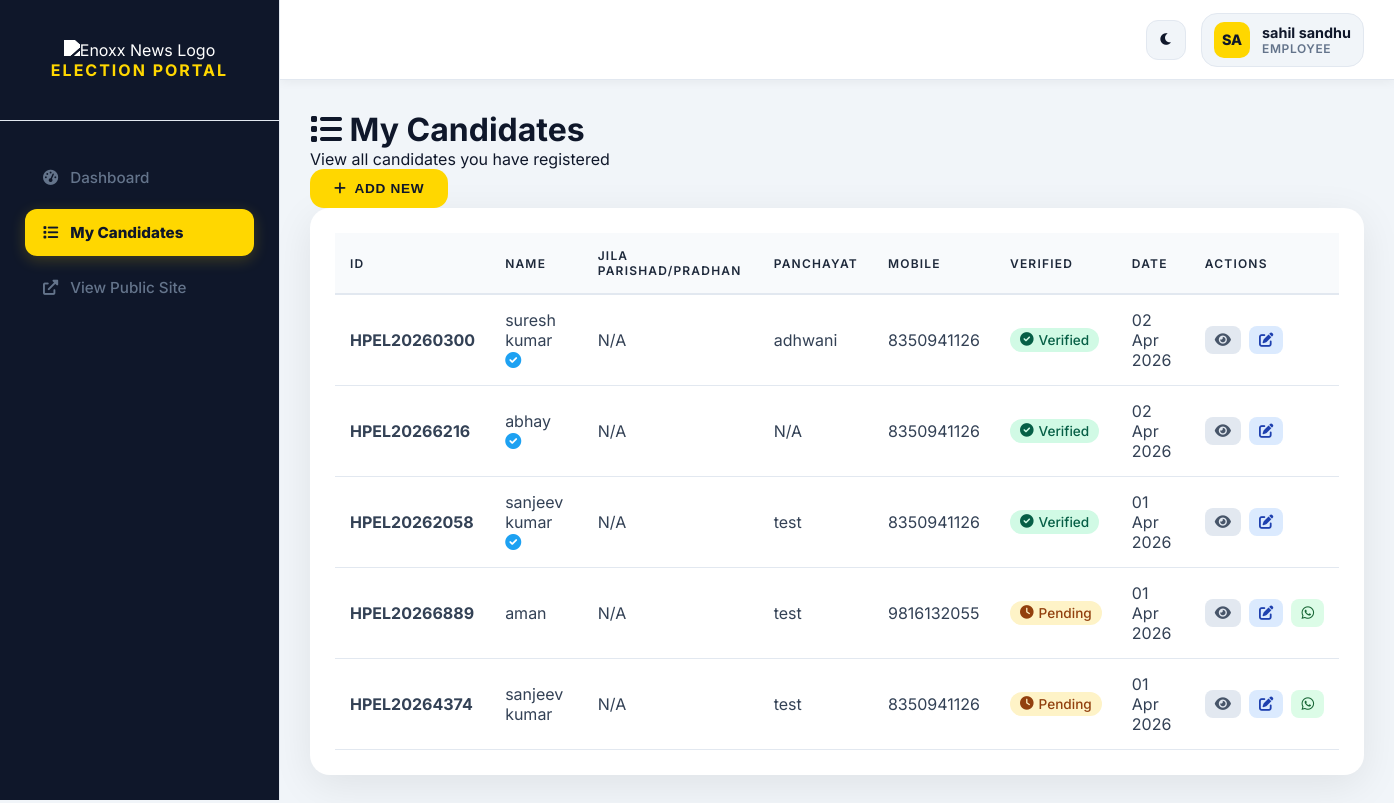
Page /admin/candidates_list.php (signed in) on the committed database.
### tables this page shows
CREATE TABLE `candidates` (
  `id` int(11) NOT NULL,
  `candidate_unique_id` varchar(50) DEFAULT NULL,
  `candidate_id` varchar(50) NOT NULL,
  `district_id` int(11) NOT NULL,
  `representative_type_id` int(11) DEFAULT NULL,
  `jila_parishad_pradhan` enum('jila_parishad','pradhan') DEFAULT NULL,
  `jila_parishad_id` int(11) DEFAULT NULL,
  `block_id` int(11) DEFAULT NULL,
  `panchayat_id` int(11) DEFAULT NULL,
  `bdc_constituency_id` int(11) DEFAULT NULL,
  `zila_parishad_constituency_id` int(11) DEFAULT NULL,
  `village` varchar(100) NOT NULL,
  `village_hi` varchar(100) DEFAULT NULL,
  `candidate_name_hi` varchar(100) NOT NULL,
  `candidate_name_en` varchar(100) NOT NULL,
  `relation_type` enum('father','husband') NOT NULL,
  `relation_name` varchar(100) NOT NULL,
  `relation_name_hi` varchar(100) DEFAULT NULL,
  `gender` enum('Male','Female','Other') NOT NULL,
  `age` int(11) NOT NULL,
  `education` varchar(200) DEFAULT NULL,
  `education_hi` varchar(100) DEFAULT NULL,
  `profession` varchar(100) DEFAULT NULL,
  `profession_hi` varchar(100) DEFAULT NULL,
  `short_notes_en` text DEFAULT NULL,
  `short_notes_hi` text DEFAULT NULL,
  `bio_hi` text DEFAULT NULL,
  `bio_en` text DEFAULT NULL,
  `slug` varchar(500) NOT NULL,
  `photo_url` varchar(500) DEFAULT NULL,
  `video_message_url` varchar(500) DEFAULT NULL,
  `interview_video_url` varchar(500) DEFAULT NULL,
  `mobile_number` varchar(15) DEFAULT NULL,
  `whatsapp_number` varchar(15) DEFAULT NULL,
  `email` varchar(100) DEFAULT NULL,
  `facebook_url` varchar(500) DEFAULT NULL,
  `twitter_url` varchar(500) DEFAULT NULL,
  `instagram_url` varchar(500) DEFAULT NULL,
  `status` enum('contesting','leading','winner','runner_up','withdrawn') DEFAULT 'contesting',
  `approval_status` enum('pending','approved','rejected') DEFAULT 'pending',
  `views` int(11) DEFAULT 0,
  `featured` tinyint(1) DEFAULT 0,
  `created_at` timestamp NOT NULL DEFAULT current_timestamp(),
  `updated_at` timestamp NOT NULL DEFAULT current_timestamp() ON UPDATE current_timestamp(),
  `created_by` int(11) DEFAULT NULL,
  `whatsapp_verified` tinyint(1) DEFAULT 0,
  `photo_hidden` tinyint(1) DEFAULT 1,
  `verification_code` varchar(6) DEFAULT NULL,
  `verification_expiry` datetime DEFAULT NULL,
  `is_active` tinyint(1) DEFAULT 1,
  `transaction_id` varchar(100) DEFAULT NULL
);

CREATE TABLE `panchayats` (
  `id` int(11) NOT NULL,
  `block_id` int(11) NOT NULL,
  `panchayat_name` varchar(100) NOT NULL,
  `panchayat_name_hi` varchar(100) NOT NULL,
  `slug` varchar(100) NOT NULL,
  `status` enum('existing','proposed') DEFAULT 'existing',
  `description` text DEFAULT NULL,
  `meta_title` varchar(200) DEFAULT NULL,
  `meta_description` text DEFAULT NULL,
  `created_at` timestamp NOT NULL DEFAULT current_timestamp(),
  `updated_at` timestamp NOT NULL DEFAULT current_timestamp() ON UPDATE current_timestamp()
);

### admin/candidates_list.php (the view, shortened to what this page needs)
<?php
require_once 'config.php';
$userId = $_SESSION['user_id'];
$stmt = $pdo->prepare("
    SELECT c.*, d.district_name, b.block_name, p.panchayat_name,
    CASE
        WHEN c.jila_parishad_pradhan = 'jila_parishad' THEN 'जिला परिषद'
        WHEN c.jila_parishad_pradhan = 'pradhan' THEN 'प्रधान'
        ELSE 'N/A'
    END as jila_parishad_pradhan_text
    FROM candidates c
    LEFT JOIN districts d ON c.district_id = d.id
    LEFT JOIN blocks b ON c.block_id = b.id
    LEFT JOIN panchayats p ON c.panchayat_id = p.id
    WHERE c.created_by = ?
    ORDER BY c.created_at DESC
");
$stmt->execute([$userId]);
$candidates = $stmt->fetchAll();
include 'includes/header.php';
?>
<div class="page-header">
    <div class="page-title">
        <h1><i class="fas fa-list"></i> My Candidates</h1>
        <p>View all candidates you have registered</p>
    </div>
    <div class="page-actions">
        <button class="btn btn-primary" onclick="window.location.href='index.php'">
            <i class="fas fa-plus"></i> Add New
        </button>
    </div>
</div>
<div class="candidates-table">
    <div class="table-responsive">
        <table class="data-table">
            <thead>
                 <tr>
                    <th>ID</th>
                    <th>Name</th>
                    <th>Jila Parishad/Pradhan</th>
                    <th>Panchayat</th>
                    <th>Mobile</th>
                    <th>Verified</th>
                    <th>Date</th>
                    <th>Actions</th>
                 </tr>
            </thead>
            <tbody>
                <?php if (empty($candidates)): ?>
                    <tr>
                        <td colspan="8" style="text-align: center; padding: 50px;">
                            <i class="fas fa-inbox" style="font-size: 3em; color: #94a3b8; margin-bottom: 10px; display: block;"></i>
                            <p>No candidates found. Click "Add New" to register your first candidate!</p>
                        </td>
                    </tr>
                <?php else: ?>
                    <?php foreach ($candidates as $candidate): ?>
                    <tr>
                        <td><strong><?php echo htmlspecialchars($candidate['candidate_id'] ?? 'N/A'); ?></strong></td>
                        <td>
                            <?php echo htmlspecialchars($candidate['candidate_name_en'] ?? 'N/A'); ?>
                            <?php if ($candidate['whatsapp_verified']): ?>
                                <span class="blue-tick"><i class="fas fa-check-circle" style="color: #1da1f2;"></i></span>
                            <?php endif; ?>
                        </td>
                        <td><?php echo htmlspecialchars($candidate['jila_parishad_pradhan_text'] ?? 'N/A'); ?></td>
                        <td><?php echo htmlspecialchars($candidate['panchayat_name'] ?? 'N/A'); ?></td>
                        <td><?php echo htmlspecialchars($candidate['mobile_number'] ?? 'N/A'); ?></td>
                        <td>
                            <?php if ($candidate['whatsapp_verified']): ?>
                                <span class="verified-badge"><i class="fas fa-check-circle"></i> Verified</span>
                            <?php else: ?>
                                <span class="pending-badge"><i class="fas fa-clock"></i> Pending</span>
                            <?php endif; ?>
                        </td>
                        <td><?php echo date('d M Y', strtotime($candidate['created_at'])); ?></td>
                        <td>
                            <div class="action-buttons">
                                <button class="action-btn btn-view" onclick="viewCandidate(<?php echo $candidate['id']; ?>)">
                                    <i class="fas fa-eye"></i>
                                </button>
                                <button class="action-btn btn-edit" onclick="editCandidate(<?php echo $candidate['id']; ?>)">
                                    <i class="fas fa-edit"></i>
                                </button>
                                <?php if (!$candidate['whatsapp_verified']): ?>
                                <button class="action-btn btn-verify" onclick="resendVerification(<?php echo $candidate['id']; ?>, '<?php echo $candidate['mobile_number']; ?>')">
                                    <i class="fab fa-whatsapp"></i>
                                </button>
                                <?php endif; ?>
                            </div>
                        </td>
                    </tr>
                    <?php endforeach; ?>
                <?php endif; ?>
            </tbody>
        </table>
    </div>
</div>
<?php include 'admin/includes/footer.php'; ?>

### admin/includes/header.php (style rules this page uses)
* { margin: 0; padding: 0; box-sizing: border-box; }
:root { --primary: #FFD700; --primary-dark: #E6C200; --secondary: #0F172A; --success: #10b981; --danger: #ef4444; --warning: #f59e0b; --dark: #0F172A; --light: #F8FAFC; --gray: #64748B; --border: #E2E8F0; --sidebar-width: 280px; --header-height: 80px; --bg-main: #F1F5F9; --bg-card: #FFFFFF; --bg-sidebar: #0F172A; --text-main: #0F172A; --text-muted: #64748B; --card-shadow: 0 10px 40px rgba(0,0,0,0.04); --transition: all 0.4s cubic-bezier(0.4, 0, 0.2, 1); }
body { font-family: 'Inter', sans-serif; background: var(--bg-main); color: var(--text-main); min-height: 100vh; display: flex; transition: var(--transition); }
.table-responsive { overflow-x: auto; }
.data-table { width: 100%; border-collapse: separate; border-spacing: 0; }
.data-table th { background: var(--bg-main); padding: 18px 20px; font-size: 0.75em; font-weight: 800; text-transform: uppercase; letter-spacing: 0.1em; color: var(--text-muted); text-align: left; border-bottom: 1px solid var(--border); }
.data-table td { padding: 16px 20px; border-bottom: 1px solid var(--border); vertical-align: middle; }
.btn-primary { background: var(--primary); color: var(--secondary); font-weight: 800; padding: 12px 24px; border-radius: 14px; border: none; cursor: pointer; transition: var(--transition); display: inline-flex; align-items: center; gap: 8px; text-transform: uppercase; font-size: 0.85em; letter-spacing: 0.05em; }

### admin/candidates_list.php (style rules this page uses)
.candidates-table { background: white; border-radius: 20px; padding: 25px; box-shadow: 0 10px 40px rgba(0,0,0,0.08); }
.data-table { width: 100%; border-collapse: collapse; }
.data-table th { text-align: left; padding: 15px; background: #f8fafc; font-weight: 600; color: #1e293b; border-bottom: 2px solid #e2e8f0; }
.data-table td { padding: 15px; border-bottom: 1px solid #e2e8f0; color: #334155; }
.verified-badge { display: inline-flex; align-items: center; gap: 5px; background: #d1fae5; color: #065f46; padding: 4px 10px; border-radius: 20px; font-size: 0.85em; font-weight: 500; }
.pending-badge { display: inline-flex; align-items: center; gap: 5px; background: #fef3c7; color: #92400e; padding: 4px 10px; border-radius: 20px; font-size: 0.85em; font-weight: 500; }
.action-buttons { display: flex; gap: 8px; }
.action-btn { padding: 6px 10px; border-radius: 8px; border: none; cursor: pointer; transition: all 0.3s; font-size: 0.9em; }
.btn-view { background: #e2e8f0; color: #475569; }
.btn-edit { background: #dbeafe; color: #1e40af; }
.btn-verify { background: #dcfce7; color: #166534; }

### rows in the picture
candidates: candidate "HPEL20260300", candidate_name_en "suresh kumar", whatsapp_verified 1 (drawn), jila_parishad_pradhan_text "N/A", panchayat.panchayat_name "adhwani", mobile_number "8350941126", created_at "02 Apr 2026"
candidates: candidate "HPEL20266216", candidate_name_en "abhay", whatsapp_verified 1 (drawn), jila_parishad_pradhan_text "N/A", panchayat_name "N/A", mobile_number "8350941126", created_at "02 Apr 2026"
candidates: candidate "HPEL20262058", candidate_name_en "sanjeev kumar", whatsapp_verified 1 (drawn), jila_parishad_pradhan_text "N/A", panchayat.panchayat_name "test", mobile_number "8350941126", created_at "01 Apr 2026"
candidates: candidate "HPEL20266889", candidate_name_en "aman", jila_parishad_pradhan_text "N/A", panchayat.panchayat_name "test", mobile_number "9816132055", whatsapp_verified 0 (drawn), created_at "01 Apr 2026"
candidates: candidate "HPEL20264374", candidate_name_en "sanjeev kumar", jila_parishad_pradhan_text "N/A", panchayat.panchayat_name "test", mobile_number "8350941126", whatsapp_verified 0 (drawn), created_at "01 Apr 2026"

### other values in the picture
$_SESSION['full_name'] "sahil sandhu"
$_SESSION['user_type'] "EMPLOYEE"
